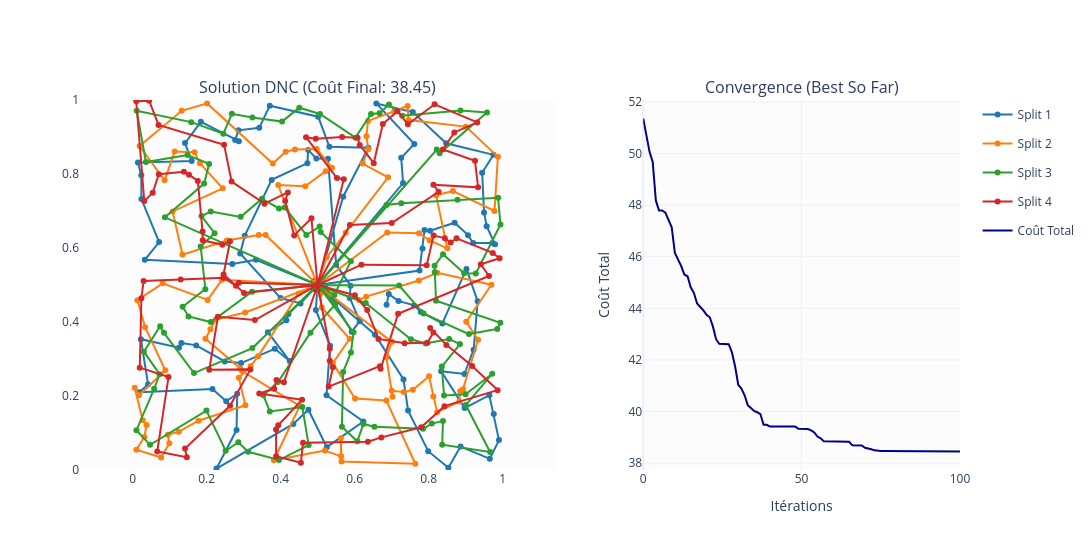

Here is the notebook cell this chart was saved with:
### Code cell
plot_dnc(batch, results, rollout_output, n_splits=opts.dnc_n_splits, idx=4)

### Figure 1 — Plotly figure (JSON) as saved in the notebook; plotly's stock layout.template omitted (floating-point values rounded to 4 significant figures; data arrays with more than 128 entries replaced by an {"elided": "..."} marker saying what was removed)
{"data": [{"hoverinfo": "skip", "marker": {"color": "lightgray", "size": 4}, "mode": "markers", "name": "Clients", "showlegend": false, "type": "scatter", "x": {"elided": "599 float values"}, "xaxis": "x", "y": {"elided": "599 float values"}, "yaxis": "y"}, {"hoverinfo": "name", "marker": {"color": "red", "line": {"color": "black", "width": 1}, "size": 12, "symbol": "square"}, "mode": "markers", "name": "Dépôt", "showlegend": false, "type": "scatter", "x": [0.5], "xaxis": "x", "y": [0.5], "yaxis": "y"}, {"connectgaps": false, "hovertemplate": "<b>Split 1</b><br>Client: %{text}<extra></extra>", "legendgroup": "Split 1", "line": {"color": "#1f77b4", "width": 2}, "marker": {"color": "#1f77b4", "size": 6}, "mode": "lines+markers", "name": "Split 1", "text": {"elided": "150 str values"}, "type": "scatter", "x": {"elided": "150 float values"}, "xaxis": "x", "y": {"elided": "150 float values"}, "yaxis": "y"}, {"connectgaps": false, "hovertemplate": "<b>Split 2</b><br>Client: %{text}<extra></extra>", "legendgroup": "Split 2", "line": {"color": "#ff7f0e", "width": 2}, "marker": {"color": "#ff7f0e", "size": 6}, "mode": "lines+markers", "name": "Split 2", "text": {"elided": "150 str values"}, "type": "scatter", "x": {"elided": "150 float values"}, "xaxis": "x", "y": {"elided": "150 float values"}, "yaxis": "y"}, {"connectgaps": false, "hovertemplate": "<b>Split 3</b><br>Client: %{text}<extra></extra>", "legendgroup": "Split 3", "line": {"color": "#2ca02c", "width": 2}, "marker": {"color": "#2ca02c", "size": 6}, "mode": "lines+markers", "name": "Split 3", "text": {"elided": "150 str values"}, "type": "scatter", "x": {"elided": "150 float values"}, "xaxis": "x", "y": {"elided": "150 float values"}, "yaxis": "y"}, {"connectgaps": false, "hovertemplate": "<b>Split 4</b><br>Client: %{text}<extra></extra>", "legendgroup": "Split 4", "line": {"color": "#d62728", "width": 2}, "marker": {"color": "#d62728", "size": 6}, "mode": "lines+markers", "name": "Split 4", "text": {"elided": "150 str values"}, "type": "scatter", "x": {"elided": "150 float values"}, "xaxis": "x", "y": {"elided": "150 float values"}, "yaxis": "y"}, {"line": {"color": "darkblue", "width": 2}, "mode": "lines", "name": "Coût Total", "type": "scatter", "x": [0, 1, 2, 3, 4, 5, 6, 7, 8, 9, 10, 11, 12, 13, 14, 15, 16, 17, 18, 19, 20, 21, 22, 23, 24, 25, 26, 27, 28, 29, 30, 31, 32, 33, 34, 35, 36, 37, 38, 39, 40, 41, 42, 43, 44, 45, 46, 47, 48, 49, 50, 51, 52, 53, 54, 55, 56, 57, 58, 59, 60, 61, 62, 63, 64, 65, 66, 67, 68, 69, 70, 71, 72, 73, 74, 75, 76, 77, 78, 79, 80, 81, 82, 83, 84, 85, 86, 87, 88, 89, 90, 91, 92, 93, 94, 95, 96, 97, 98, 99, 100], "xaxis": "x2", "y": [51.36, 50.63, 50.07, 49.68, 48.18, 47.8, 47.8, 47.71, 47.41, 47.15, 46.15, 45.89, 45.64, 45.31, 45.24, 44.82, 44.6, 44.19, 44.06, 43.92, 43.75, 43.66, 43.3, 42.8, 42.63, 42.63, 42.63, 42.61, 42.3, 41.76, 41.04, 40.89, 40.63, 40.25, 40.13, 40.02, 39.97, 39.9, 39.48, 39.48, 39.42, 39.42, 39.42, 39.42, 39.42, 39.42, 39.42, 39.42, 39.42, 39.33, 39.32, 39.32, 39.32, 39.27, 39.19, 39.03, 38.96, 38.85, 38.85, 38.85, 38.85, 38.83, 38.83, 38.83, 38.83, 38.83, 38.69, 38.68, 38.68, 38.68, 38.6, 38.58, 38.54, 38.49, 38.47, 38.47, 38.47, 38.47, 38.47, 38.47, 38.47, 38.47, 38.47, 38.47, 38.47, 38.47, 38.46, 38.46, 38.46, 38.46, 38.46, 38.46, 38.46, 38.46, 38.46, 38.46, 38.46, 38.45, 38.45, 38.45, 38.45], "yaxis": "y2"}], "layout": {"annotations": [{"font": {"size": 16}, "showarrow": false, "text": "Solution DNC (Coût Final: 38.45)", "x": 0.27, "xanchor": "center", "xref": "paper", "y": 1, "yanchor": "bottom", "yref": "paper"}, {"font": {"size": 16}, "showarrow": false, "text": "Convergence (Best So Far)", "x": 0.82, "xanchor": "center", "xref": "paper", "y": 1, "yanchor": "bottom", "yref": "paper"}], "height": 550, "legend": {"itemclick": "toggleothers", "itemdoubleclick": "toggle"}, "plot_bgcolor": "rgba(245,245,245,0.3)", "width": 1100, "xaxis": {"anchor": "y", "domain": [0, 0.54], "range": [0, 1], "scaleanchor": "y", "scaleratio": 1, "showgrid": false, "zeroline": false}, "xaxis2": {"anchor": "y2", "domain": [0.64, 1], "title": {"text": "Itérations"}}, "yaxis": {"anchor": "x", "domain": [0, 1], "range": [0, 1], "showgrid": false, "zeroline": false}, "yaxis2": {"anchor": "x2", "domain": [0, 1], "title": {"text": "Coût Total"}}}}
